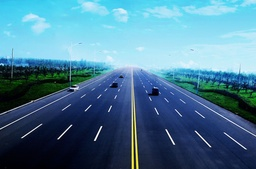
#> input picture edge detection/code/data/road.jpeg, 256 x 169 px, shrunk from 949 x 627 before the run
$ python edge.py
#> lines starting #> are read from the running program, lines starting #| are printed output that depends on the picture; after the words box and inside, x2 and y2 are one past the last pixel; in counts of white or black regions, pixels touching at a corner belong together
from PIL import Image, ImageDraw  # pillow package
import numpy as np
from scipy import ndimage


def read_img_as_array(file):
    """read image and convert it to numpy array with dtype np.float64"""
#> called with file = 'data/road.jpeg'
    img = Image.open(file)
#> img is the input picture: PIL image 256x169 RGB; mean R, G, B 75.8, 122.5, 148
    arr = np.asarray(img, dtype=np.float64)
    return arr


def save_array_as_img(arr, file):
    # make sure arr falls in [0,255]
    min, max = arr.min(), arr.max()
    if min < 0 or max > 255:
        arr = (arr - min) / (max - min) * 255

    arr = arr.astype(np.uint8)
    img = Image.fromarray(arr)
    img.save(file)


def show_array_as_img(arr):
    min, max = arr.min(), arr.max()
    if min < 0 or max > 255:  # make sure arr falls in [0,255]
        arr = (arr - min) / (max - min) * 255

    arr = arr.astype(np.uint8)
    img = Image.fromarray(arr)
    img.show()


def rgb2gray(arr):
    R = arr[:, :, 0]  # red channel
    G = arr[:, :, 1]  # green channel
    B = arr[:, :, 2]  # blue channel
    gray = 0.2989 * R + 0.5870 * G + 0.1140 * B
    return gray


def sobel(arr):
    """Apply sobel operator on arr and return the result."""
    x_filter = np.array([[1, 0, -1], [2, 0, -2], [1, 0, -1]])
    y_filter = np.array([[1, 2, 1], [0, 0, 0], [-1, -2, -1]])
    Gx = ndimage.convolve(arr, x_filter)
    Gy = ndimage.convolve(arr, y_filter)
    G = np.sqrt(np.square(Gx) + np.square(Gy))
    return G, Gx, Gy


def nonmax_suppress(G, Gx, Gy):
    """Suppress non-max value along direction perpendicular to the edge."""
    assert G.shape == Gx.shape
    assert G.shape == Gy.shape
    theta = np.arctan2(Gy, Gx) * 180 / np.pi
    supressed_G = np.zeros((G.shape[0], G.shape[1]))
    for x in range(G.shape[0] - 1):
        for y in range(G.shape[1] - 1):
            if (
                (-22.5 <= theta[x, y] < 22.5)
                or (157.5 <= theta[x, y] <= 180)
                or (-180 <= theta[x, y] <= -157.5)
            ):
                N1 = G[x, y + 1]
                N2 = G[x, y - 1]
            elif (22.5 <= theta[x, y] < 67.5) or (-157.5 <= theta[x, y] < -112.5):
                N1 = G[x + 1, y + 1]
                N2 = G[x - 1, y - 1]
            elif (67.5 <= theta[x, y] < 112.5) or (-112.5 <= theta[x, y] < -67.5):
                N1 = G[x + 1, y]
                N2 = G[x - 1, y]
            elif (112.5 <= theta[x, y] < 157.5) or (-67.5 <= theta[x, y] < -22.5):
                N1 = G[x - 1, y + 1]
                N2 = G[x + 1, y - 1]
            if (G[x, y] < N1) or (G[x, y] < N2):
                supressed_G[x, y] = 0
            else:
                supressed_G[x, y] = G[x, y]
    return supressed_G


def thresholding(G, t):
    """Binarize G according threshold t"""
    G_binary = G.copy()
    G_binary[G <= t] = 0
    # show_array_as_img(G_binary)
    return G_binary


def hysteresis_thresholding(G, low, high):
    """Binarize G according threshold low and high"""
    G_low = thresholding(G, low)
    G_high = thresholding(G, high)
    # Set the G_hyst equals to the strong edge first
    G_hyst = G_high.copy()
    for x in range(G.shape[0] - 1):
        for y in range(G.shape[1] - 1):
            # check the pixels which are between low and high boundary
            if (G_low[x, y] != 0) and (G_hyst[x, y] == 0):
                # if the surrounding 8 pixels are strong edge or checked it as connected to strong edge in previous loops
                # assign the value to the pixel, if not, assign 0 to it
                if (
                    (G_hyst[x + 1, y] != 0)
                    or (G_hyst[x + 1, y + 1] != 0)
                    or (G_hyst[x, y + 1] != 0)
                    or (G_hyst[x - 1, y] != 0)
                    or (G_hyst[x - 1, y - 1] != 0)
                    or (G_hyst[x, y - 1] != 0)
                    or (G_hyst[x + 1, y - 1] != 0)
                    or (G_hyst[x - 1, y + 1] != 0)
                ):
                    G_hyst[x, y] = G_low[x, y]
                else:
                    G_hyst[x, y] = 0
    return G_low, G_high, G_hyst


def hough(G_hyst):
    """Return Hough transform of G"""
    d = int(np.sqrt(np.square(G_hyst.shape[0]) + np.square(G_hyst.shape[1])))
    num_rhos = d * 2 + 1
    num_thetas = 1000
    thetas = np.deg2rad(np.linspace(0, 180, num=num_thetas))
    accumulator = np.zeros([num_rhos, num_thetas], dtype=np.int16)
    for x in range(G_hyst.shape[0]):
        for y in range(G_hyst.shape[1]):
            if G_hyst[x, y] > 0:
                for theta_index, theta in enumerate(thetas):
                    rho = x * np.cos(theta) + y * np.sin(theta)
                    # add d to the value of rho, so that for min. rho = -d -> 0
                    rho_index = int(rho) + d
                    accumulator[rho_index, theta_index] = (
                        accumulator[rho_index, theta_index] + 1
                    )
    # find the top 10 [rho, theta] pairs index
    top_10_index = np.argpartition(accumulator.flatten(), -10)[-10:]
    top_10_pairs = []
    for index in top_10_index:
        rho_index, theta_index = np.unravel_index(index, accumulator.shape)
        # rho_index minus d equals to the actual valude of rho
        rho = rho_index - d
        # also find the actual value of radian theta in the thetas array
        theta = thetas[theta_index]
        top_10_pairs.append([rho, theta])
    return accumulator, top_10_pairs


if __name__ == "__main__":
    input_path = "data/road.jpeg"
    img = read_img_as_array(input_path)
    gray = rgb2gray(img)
    save_path = "./data/2.1_gray.jpg"
    # show_array_as_img(gray)
    save_array_as_img(gray, save_path)
#> in save_array_as_img, `min, max = arr.min(), arr.max()`: min = 0; max = 253.8

    smoothed_img = ndimage.gaussian_filter(gray, sigma=2)
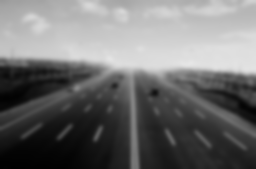
#> smoothed_img: shape (169, 256) float64; min 0.898, max 230.5, mean 111.5
    # show_array_as_img(smoothed_img)
    save_array_as_img(smoothed_img, "./data/2.2_gauss.jpg")

    G, Gx, Gy = sobel(smoothed_img)
#> in sobel, `G = np.sqrt(np.square(Gx) + np.square(Gy))`:
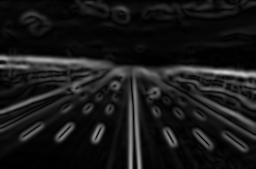
#> G: shape (169, 256) float64; min 0.0468, max 207.8, mean 25
    # show_array_as_img(G)
    save_array_as_img(G, "./data/2.3_G.jpg")
    save_array_as_img(Gx, "./data/2.3_G_x.jpg")
    save_array_as_img(Gy, "./data/2.3_G_y.jpg")

    supress = nonmax_suppress(G, Gx, Gy)
#> in nonmax_suppress, `theta = np.arctan2(Gy, Gx) * 180 / np.pi`:
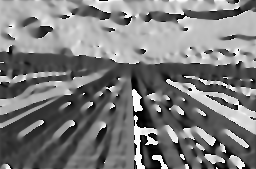
#> theta: shape (169, 256) float64; min -180, max 180, mean -5.7; drawn with min black and max white
#> after the loop in nonmax_suppress, `for x in range(G.shape[0] - 1):`:
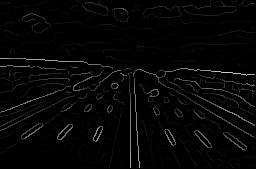
#> supressed_G: shape (169, 256) float64; min 0, max 207.8, mean 5.6
    # show_array_as_img(supress)
    save_array_as_img(supress, "./data/2.4_supress.jpg")

    G_low, G_high, G_hyst = hysteresis_thresholding(supress, 10, 60)
#> in thresholding, `G_binary[G <= t] = 0`: G_binary: shape (169, 256) float64; 4.1% of pixels changed, all inside (x1, y1, x2, y2) = (0, 0, 255, 168)
#> after the loop in hysteresis_thresholding, `for x in range(G.shape[0] - 1):`:
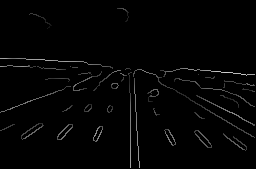
#> G_hyst: shape (169, 256) float64; min 0, max 207.8, mean 3.8
    # show_array_as_img(G_hyst)
    save_array_as_img(G_low, "./data/2.5_edgemap_low.jpg")
    save_array_as_img(G_high, "./data/2.5_edgemap_high.jpg")
    save_array_as_img(G_hyst, "./data/2.5_edgemap.jpg")

    hough_img, top_10_pairs = hough(G_hyst)
#> after the loop in hough, `for x in range(G_hyst.shape[0]):`:
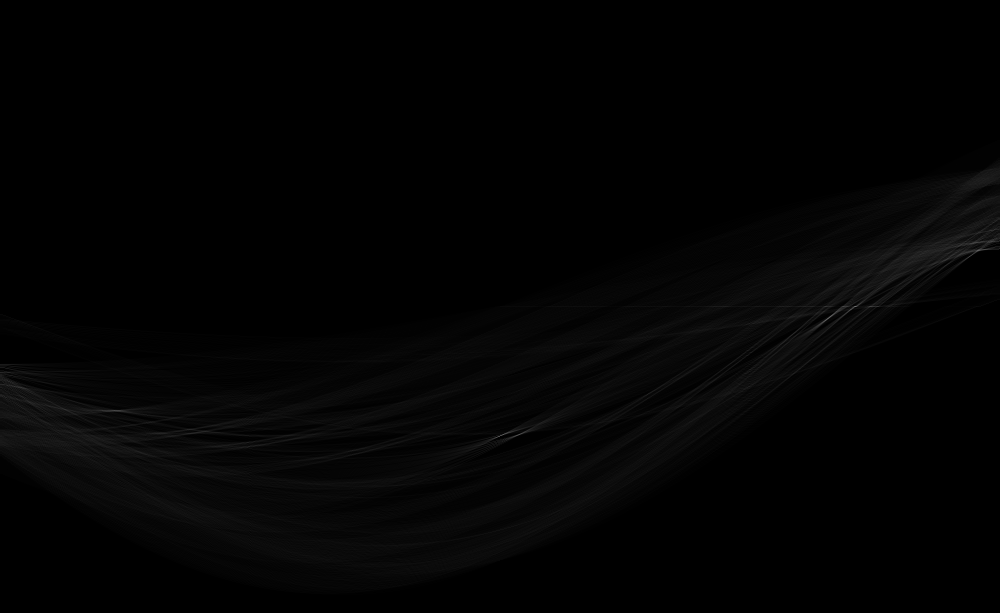
#> accumulator: shape (613, 1000) int16; min 0, max 116, mean 2.9
#> top_10_pairs = [[9, 2.61], [-56, 3.07], [128, 1.58], [0, 2.69], [10, 2.61], [-56, 3.08], [13, 2.6], [14, 2.59], [11, 2.61], [0, 2.69]]
    save_array_as_img(hough_img, "./data/2.6_hough.jpg")
    original_image = Image.open(input_path)
    draw = ImageDraw.Draw(original_image)
    for x in range(G_hyst.shape[0]):
        for y in range(G_hyst.shape[1]):
            for i in range(10):
                rho = top_10_pairs[i][0]
                theta = top_10_pairs[i][1]
                if rho == int(x * np.cos(theta) + y * np.sin(theta)):
                    draw.point((y, x), fill="#FF0000")
    # original_image.show()
    original_image.save("./data/2.7_detection_result.jpg", "JPEG")
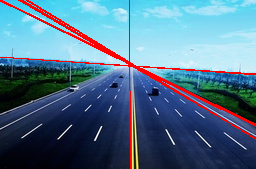
#> saved as 2.7_detection_result.jpg: PIL image 256x169 RGB; mean R, G, B 82.5, 114.8, 138.9

$ run again, with edge detection/code/data/rain.jpeg copied over edge detection/code/data/road.jpeg
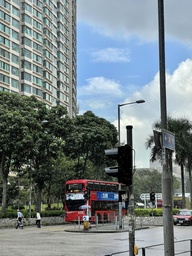
#> input picture edge detection/code/data/rain.jpeg, 192 x 256 px, shrunk from 1279 x 1706 before the run
#> in read_img_as_array, img is the input picture: PIL image 192x256 RGB; mean R, G, B 116.8, 127.6, 130.6
#> min = 0; max = 254.1
#> G_binary: shape (256, 192) float64; min 0, max 297.2, mean 12.2
#> G_binary: shape (256, 192) float64; min 0, max 297.2, mean 9.2
#> after the loop in hough, `for x in range(G_hyst.shape[0]):`:
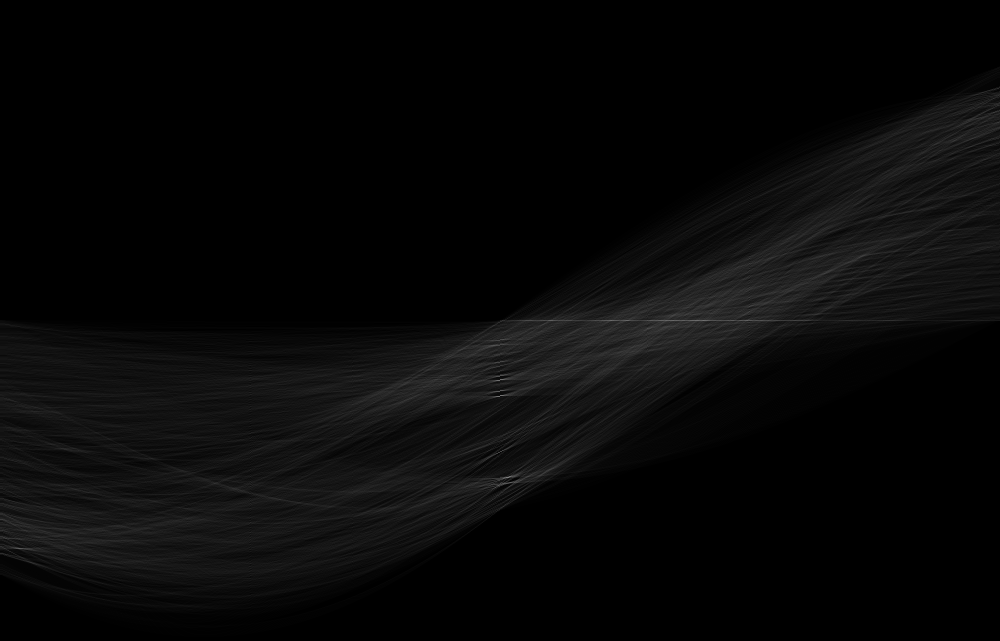
#> accumulator: shape (641, 1000) int16; min 0, max 129, mean 7.8
#> `hough_img, top_10_pairs = hough(G_hyst)`: top_10_pairs = [[0, 2.21], [76, 1.56], [75, 1.58], [76, 1.57], [75, 1.58], [157, 1.6], [157, 1.59], [157, 1.59], [76, 1.57], [75, 1.57]]
#> `original_image.save("./data/2.7_detection_result.jpg", "JPEG")`:
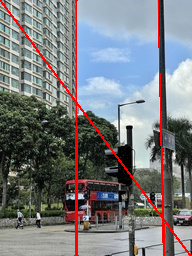
#> saved as 2.7_detection_result.jpg: PIL image 192x256 RGB; mean R, G, B 121.6, 123.9, 127
